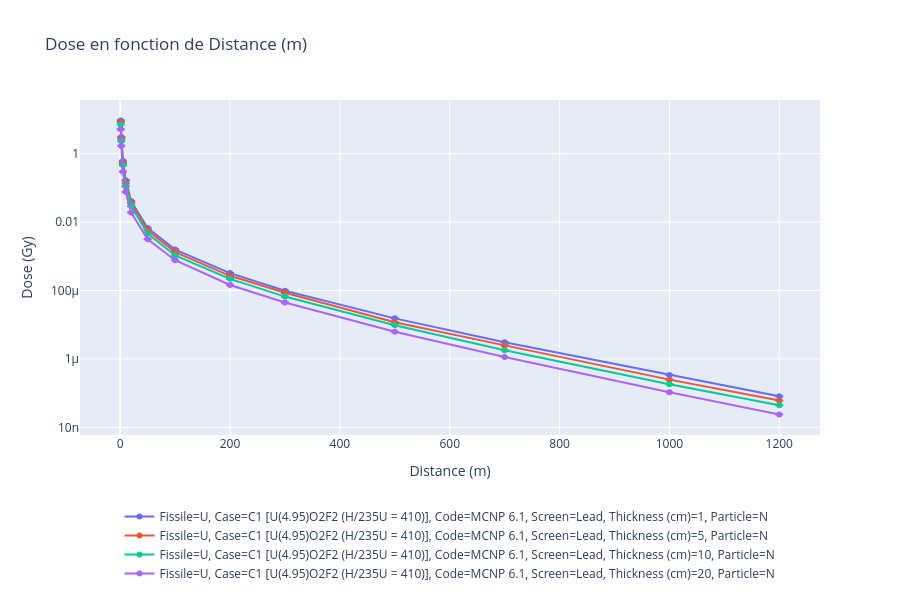

The cell this chart's notebook holds for it:
### Markdown cell above
## Test 3 : Graphique traditionnel - Dose en fonction de la distance

Pour comparaison, voici le graphique classique avec différentes épaisseurs d'écran

### Code cell
# Graphique classique : dose vs distance pour différentes épaisseurs
filters = {
    'Particle': ['N'],
    'Screen': ['Lead'],
    'Case': ['C1 [U(4.95)O2F2 (H/235U = 410)]'],
    'Code': ['MCNP 6.1'],
    'Thickness (cm)': [1, 5, 10, 20, 40]
}

fig = plot_dose_vs_variable(data_wall, x_variable='Distance (m)', filters=filters)
fig.show()

### Figure 1 — Plotly figure (JSON) as saved in the notebook; plotly's stock layout.template omitted (floating-point values rounded to 4 significant figures)
{"data": [{"error_y": {"array": [0.1423, 0.04058, 0.01195, 0.003524, 0.0005088, 9.838e-05, 2.859e-05, 4.102e-06, 1.048e-06, 1.457e-07, 3.267e-08, 5.054e-09, 7.458e-10], "type": "data", "visible": true}, "mode": "lines+markers", "name": "Fissile=U, Case=C1 [U(4.95)O2F2 (H/235U = 410)], Code=MCNP 6.1, Screen=Lead, Thickness (cm)=1, Particle=N", "type": "scatter", "x": [1, 2, 5, 10, 20, 50, 100, 200, 300, 500, 700, 1000, 1200], "y": [9.301, 3.051, 0.6066, 0.1654, 0.0407, 0.006739, 0.001571, 0.000323, 9.884e-05, 1.534e-05, 3.082e-06, 3.415e-07, 8.107e-08]}, {"error_y": {"array": [0.09639, 0.03619, 0.008088, 0.001977, 0.0003083, 5.774e-05, 1.728e-05, 2.39e-06, 7.287e-07, 7.599e-08, 2.316e-08, 1.415e-09, 3.276e-10], "type": "data", "visible": true}, "mode": "lines+markers", "name": "Fissile=U, Case=C1 [U(4.95)O2F2 (H/235U = 410)], Code=MCNP 6.1, Screen=Lead, Thickness (cm)=5, Particle=N", "type": "scatter", "x": [1, 2, 5, 10, 20, 50, 100, 200, 300, 500, 700, 1000, 1200], "y": [8.455, 2.805, 0.5356, 0.1354, 0.03504, 0.005774, 0.001329, 0.0002685, 8.572e-05, 1.187e-05, 2.49e-06, 2.483e-07, 6.066e-08]}, {"error_y": {"array": [0.06075, 0.02599, 0.005626, 0.001215, 0.0002256, 3.463e-05, 1.046e-05, 1.335e-06, 5.843e-07, 5.398e-08, 8.117e-09, 7.847e-10, 2.081e-10], "type": "data", "visible": true}, "mode": "lines+markers", "name": "Fissile=U, Case=C1 [U(4.95)O2F2 (H/235U = 410)], Code=MCNP 6.1, Screen=Lead, Thickness (cm)=10, Particle=N", "type": "scatter", "x": [1, 2, 5, 10, 20, 50, 100, 200, 300, 500, 700, 1000, 1200], "y": [7.147, 2.341, 0.4574, 0.1115, 0.02929, 0.004617, 0.001057, 0.0002188, 6.64e-05, 9.639e-06, 1.804e-06, 1.825e-07, 4.427e-08]}, {"error_y": {"array": [0.03134, 0.01396, 0.002408, 0.0004962, 8.929e-05, 1.325e-05, 4.214e-06, 5.231e-07, 1.731e-07, 2.185e-08, 3.873e-09, 2.651e-10, 6.18e-11], "type": "data", "visible": true}, "mode": "lines+markers", "name": "Fissile=U, Case=C1 [U(4.95)O2F2 (H/235U = 410)], Code=MCNP 6.1, Screen=Lead, Thickness (cm)=20, Particle=N", "type": "scatter", "x": [1, 2, 5, 10, 20, 50, 100, 200, 300, 500, 700, 1000, 1200], "y": [5.138, 1.682, 0.2972, 0.07634, 0.019, 0.003155, 0.0007662, 0.0001453, 4.439e-05, 6.242e-06, 1.139e-06, 1.06e-07, 2.377e-08]}], "layout": {"height": 600, "hovermode": "closest", "legend": {"orientation": "h", "x": 0.5, "xanchor": "center", "y": -0.2, "yanchor": "top"}, "showlegend": true, "title": {"text": "Dose en fonction de Distance (m)"}, "xaxis": {"title": {"text": "Distance (m)"}}, "yaxis": {"title": {"text": "Dose (Gy)"}, "type": "log"}}}
